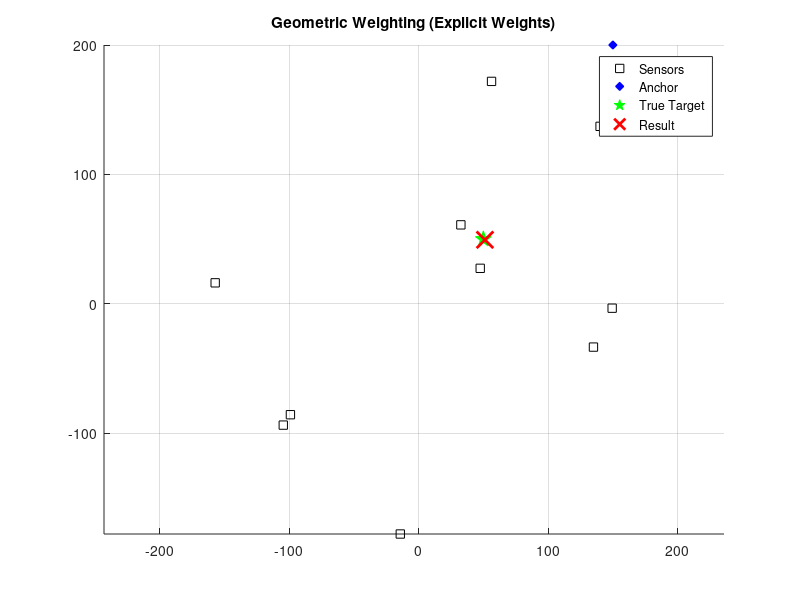

Recreate this plot in MATLAB.
clc; clear all; close all;

% -------- Veri Hazırlığı --------
n_objects = 10;
pis = 100*randn(n_objects,2);          
xs_true = [50,50];                     
ys = [150,200];                        

% Gerçek Ölçümler
d_yp = sqrt(sum((ys - pis).^2,2));     
d_xp = sqrt(sum((xs_true - pis).^2,2));
baseline_true = norm(xs_true - ys);    

% Model: d_meas = |y-p| + |x-p| - |x-y| + noise
% Biz bunu şu formda çözeceğiz: |x-p| - |x-y| = C
d_meas = d_yp + d_xp - baseline_true + 2*randn(n_objects,1); 

% Sabit Terim (Constant)
% Denklemimiz: |x-p| - |x-y| = d_meas - |y-p|
rhs_constant = d_meas - d_yp; 

% -------- 2 Set Ağırlıklı (Explicit Geometric Weights) Çözüm --------
x_est = [0, 0]; % Başlangıç
max_iter = 20;
tol = 1e-6;
epsilon = 1e-6; % Bölme hatası önleyici

fprintf('%5s | %10s | %10s | %10s\n', 'Iter', 'x(1)', 'x(2)', 'RMSE');
fprintf('--------------------------------------------------\n');

for k = 1:max_iter
    % 1. Vektörleri Hesapla
    vec_xp = x_est - pis;              % (Nx2)
    vec_xy = x_est - ys;               % (1x2)
    
    % 2. Mesafeleri Hesapla (Euclidean Norm)
    dist_xp = sqrt(sum(vec_xp.^2, 2)); % (Nx1)
    dist_xy = norm(vec_xy);            % Scalar
    
    % ---------------------------------------------------------
    % Geometrik Ağırlıklar: Türevi doğrusallaştırmak için
    % d(|x-p|)/dx = (x-p) * (1/|x-p|)  -> (x-p) * w_xp
    % ---------------------------------------------------------
    
    w_xp = 1 ./ (dist_xp + epsilon);   % Set 1: x-p ağırlıkları (Nx1)
    w_xy = 1 / (dist_xy + epsilon);    % Set 2: x-y ağırlığı (Scalar)
    
    % ---------------------------------------------------------
        
    % (x-p) terimi için Jacobian satırları
    J_part1 = vec_xp .* w_xp; % Element-wise çarpım (Nx2)
    
    % (x-y) terimi için Jacobian (Tekrarlayan satırlar)
    J_part2 = repmat(vec_xy * w_xy, n_objects, 1);
    
    % Toplam Jacobian (Zincir kuralı: |x-p|'nin türevi - |x-y|'nin türevi)
    % Not: Formülümüz |x-p| - |x-y| olduğu için arada eksi var.
    H = J_part1 - J_part2; 
    
    % 4. Residual (Kalan Hata)
    % Model: |x-p| - |x-y|
    model_val = dist_xp - dist_xy;
    r = rhs_constant - model_val; % (Measured - Model)
    
    rmse = sqrt(mean(r.^2));
    fprintf('%5d | %10.4f | %10.4f | %10.4f\n', k, x_est(1), x_est(2), rmse);
    
    if rmse < tol
        break;
    end
    
    % 5. Newton Güncellemesi (Least Squares)
    % Delta = (H'H)^-1 * H'r
    delta = (H' * H) \ (H' * r);
    x_est = x_est + delta';
end

% --- Görselleştirme ---
figure('Color', 'w'); hold on; grid on; axis equal;
plot(pis(:,1), pis(:,2), 'ks', 'DisplayName', 'Sensors');
plot(ys(1), ys(2), 'bd', 'MarkerFaceColor','b', 'DisplayName', 'Anchor');
plot(xs_true(1), xs_true(2), 'gp', 'MarkerFaceColor','g', 'MarkerSize',12, 'DisplayName', 'True Target');
plot(x_est(1), x_est(2), 'rx', 'MarkerSize', 12, 'LineWidth', 2, 'DisplayName', 'Result');
legend;
title('Geometric Weighting (Explicit Weights)');
